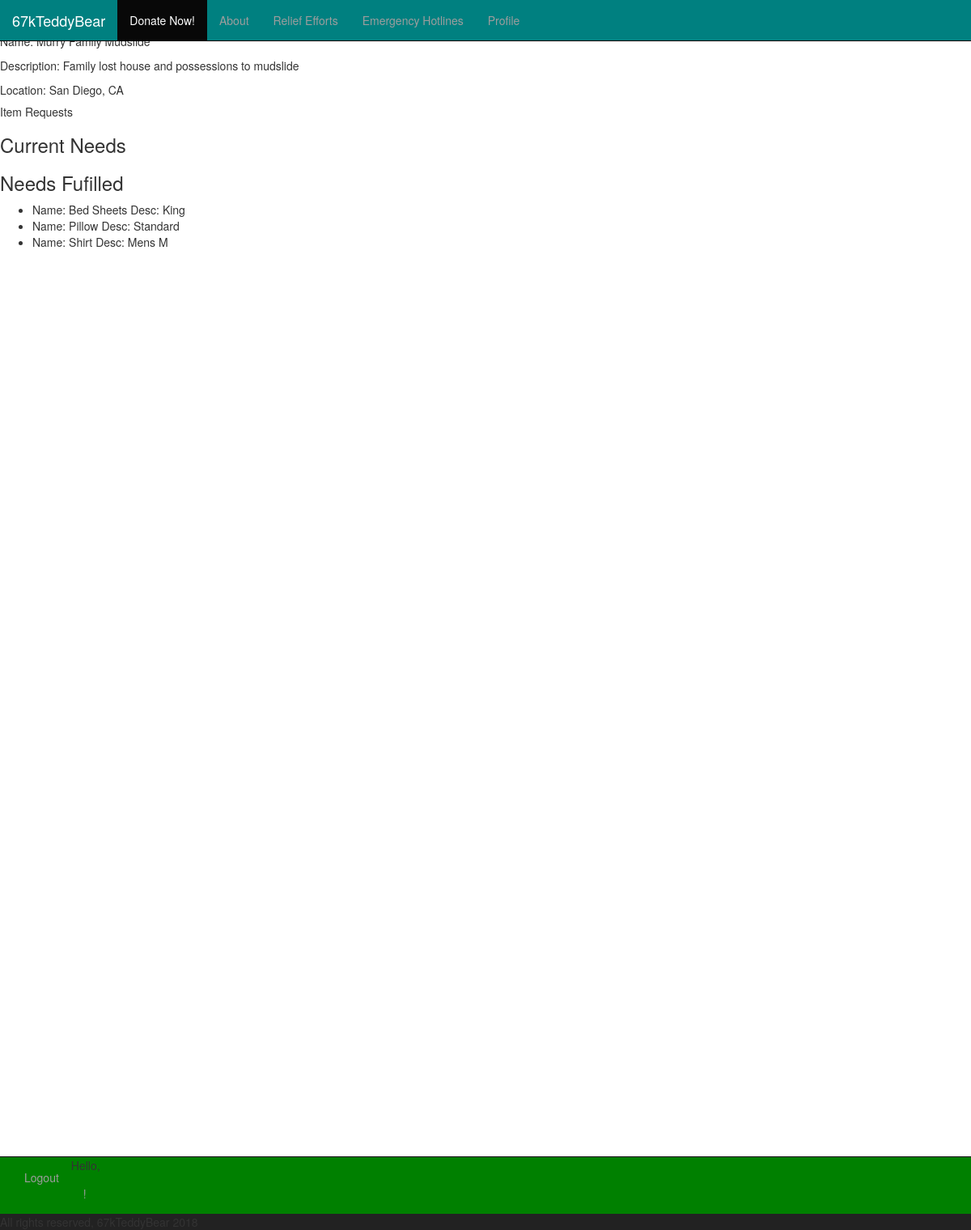
Before: /2/ (signed in) with the older database file.
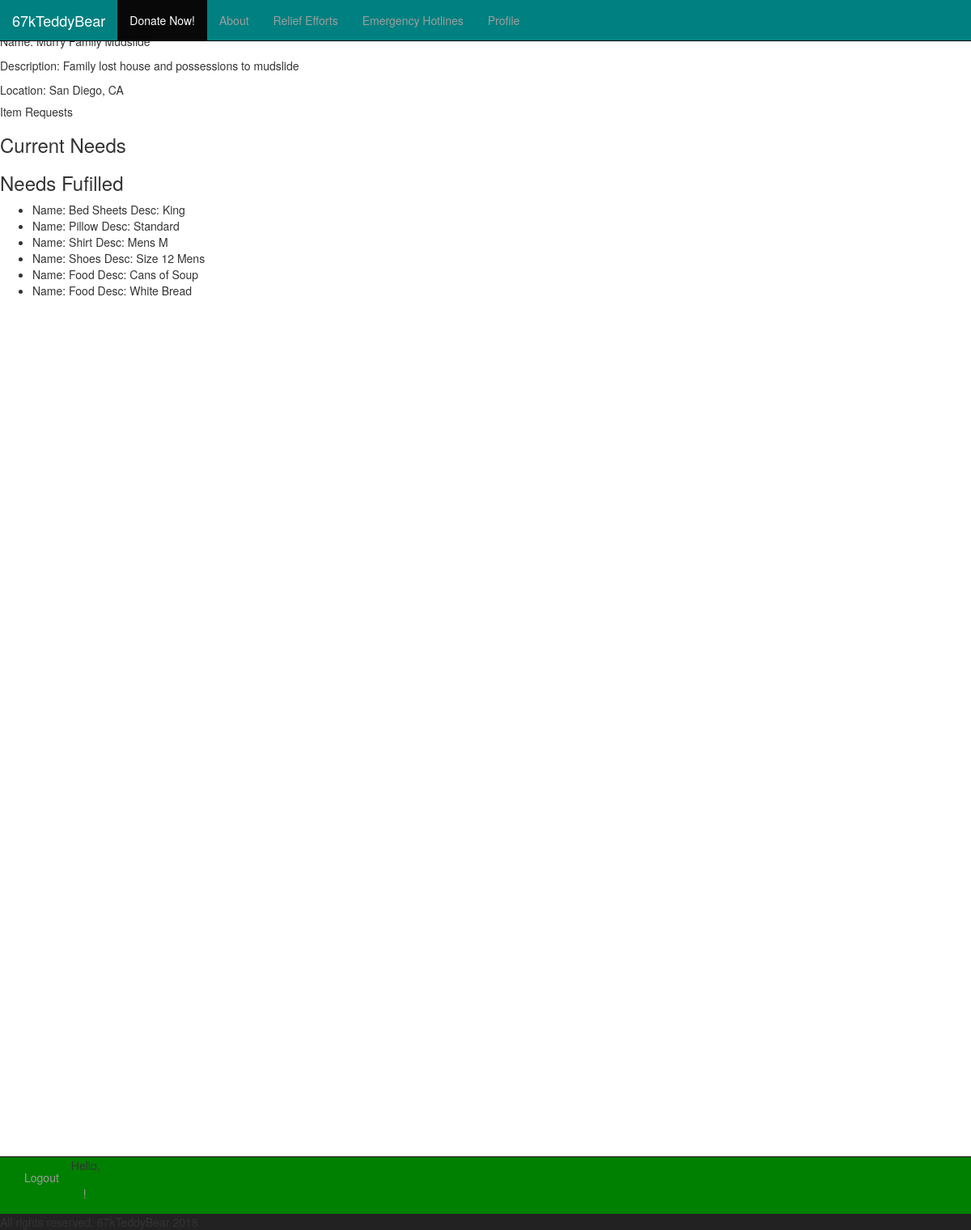
After: the same page with the newer database file.
### main_app/models.py (models this page shows, shortened)
class ReliefEffort(models.Model):
    name = models.CharField(max_length=100)
    desc = models.CharField(max_length=300)
    location = models.CharField(max_length=200)
    created_at = models.DateTimeField(auto_now_add=True)
    updated_at = models.DateTimeField(auto_now=True)
    is_active = models.BooleanField(default=True)
    org_admin_id = models.ForeignKey(OrgAdmin,
    models.SET_NULL,
    blank=True,
    null=True)

class ItemRequest(models.Model):
    name = models.CharField(max_length=40)
    desc = models.CharField(max_length=100)
    is_fulfilled = models.BooleanField(default=False)
    relief_effort_id = models.ForeignKey(ReliefEffort,
    on_delete=models.CASCADE)

### main_app/views.py (the view)
# urls.py: url(r'^([0-9]+)/$', show, name = 'show'),
def show(request, relief_effort_id):
    relief_effort = ReliefEffort.objects.get(id=relief_effort_id)
    orgAdmin = str(relief_effort.org_admin_id.user)
    if request.user.is_anonymous:
        currentUser = None
    else:
        currentUser = str(request.user.email)
    current_needs = ItemRequest.objects.filter(relief_effort_id=relief_effort, is_fulfilled=False)
    needs_fulfilled = ItemRequest.objects.filter(relief_effort_id=relief_effort, is_fulfilled=True)
    form = ItemRequestForm()
    return render(request, 'specific-relief.html', {'relief_effort':relief_effort, 'form': form, 'current_needs': current_needs,'needs_fulfilled':needs_fulfilled, 'orgAdmin':orgAdmin, 'currentUser':currentUser})

### main_app/templates/specific-relief.html (shortened to what this page needs)
{% extends 'base.html' %}
{% load staticfiles %}
{% block content %}
  <p>Name: {{ relief_effort.name }}</p>
  <p>Description: {{ relief_effort.desc }}</p>
  <p>Location: {{ relief_effort.location }}</p>
  <h5>Item Requests</h5>
  <div class="currentNeeds">
    <h3>Current Needs</h3>
  </div>
  <div class="needsFulfilled">
    <h3>Needs Fufilled</h3>
    <ul class="needsFulfilledList">
    {% for item in needs_fulfilled %}
      <li>Name: {{ item.name }} Desc: {{ item.desc }}</li>
    {% endfor %}
    </ul>
  </div>
{% endblock %}

### main_app/templates/base.html (shortened to what this page needs)
{% load staticfiles %}
<!DOCTYPE html>
<html lang="en">
  <head>
    <link rel="stylesheet" type="text/css" href="{% static 'css/style.css' %}" />
    <link rel="stylesheet" href="https://maxcdn.bootstrapcdn.com/bootstrap/3.3.7/css/bootstrap.min.css">
  </head>
  <body style="height:1500px">
     <header>
       <nav class="navbar navbar-inverse navbar-fixed-top">
         <div class="container-fluid">
           <div class="navbar-header">
             <a class="navbar-brand" href="/">67kTeddyBear</a>
           </div>
           <ul class="nav navbar-nav">
             <li class="active"><a href="#">Donate Now!</a></li>
             <li><a href="/about">About</a></li>
             <li><a href="/relief_efforts">Relief Efforts</a></li>
             <li><a href="#">Emergency Hotlines</a></li>
             {% if user.is_authenticated %}
                 {% if user.is_donor %}
                   <li><a href='/{{ user.id }}/donor-profile'>Profile</a></li>
                 {% elif user.is_org_admin %}
                   <li><a href='/{{ user.id }}/org-admin-profile'>Profile</a></li>
                 {% endif %}
             {% endif %}
           </ul>
         </div>
       </nav>
     </header>
   {% block content %}
   {% endblock %}
     <footer>
       <nav class="navbar navbar-inverse navbar-fixed-bottom">
         <div class="container-fluid">
           <ul class="nav navbar-nav">
             {% if not user.is_authenticated %}
             <li><a href="/signup_login">Sign Up/Login</a></li>
             {% else %}
             <li><a href='/logout'>Logout</a></li>
             {% endif %}
             {% if user.is_authenticated %}
                 {% if user.is_donor %}
                   <li>Hello, <a href='/{{ user.id }}/donor-profile'>{{ user.first_name }}!</a></li>
                 {% elif user.is_org_admin %}
                   <li>Hello, <a href='/{{ user.id }}/org-admin-profile'>{{ user.first_name}}!</a></li>
                 {% else %}
                   <li>Hello, {{ user.first_name }}!</li>
                 {% endif %}
             {% endif %}
           </ul>
         </div>
         <span>All rights reserved, 67kTeddyBear 2018</span>
       </nav>
     </footer>
   </body>
 </html>

### donationManager/static/css/style.css (style rules this page uses)
header .container-fluid { background-color: teal; }
footer .container-fluid { background-color: green; }

Changed rows visible on the page:
added ItemRequest: name "Shoes", desc "Size 12 Mens"
added ItemRequest: name "Food", desc "Cans of Soup"
added ItemRequest: name "Food", desc "White Bread"
